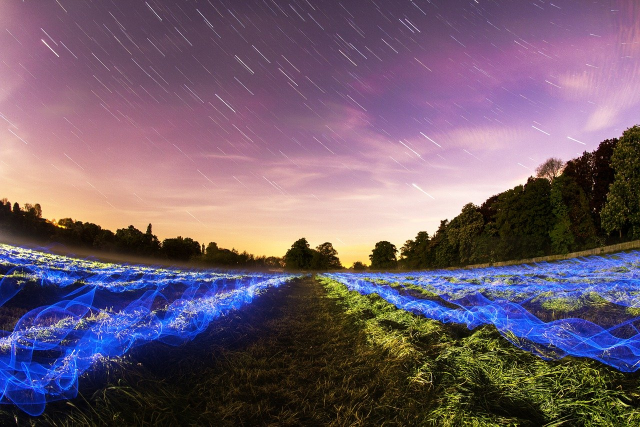
%> input picture Im1.bmp, 1280 x 853 px (shown at 1/2 size)
$ octave main.m   (GNU Octave 9; MATLAB toolbox functions it lacks are replaced by stand-ins)
%> lines starting %> are read from the running program, lines starting %| are printed output that depends on the picture
%% Main

for k=1:1
    figure(WindowState="maximized",Name=("Image "+ k));
    m=1;

    tempIm=imread("Im"+ k +".bmp");
%> tempIm is the input picture: size 853x1280x3 uint8; mean R, G, B 111.9, 92.8, 110.1

    subplot(2,2,1.5)
    imshow(tempIm)
    title("Image "+ k +" (Size = " + numel(tempIm)/1000 +" KB)")

    subplot(2,2,3)
    imshow(rgb2gray(tempIm))
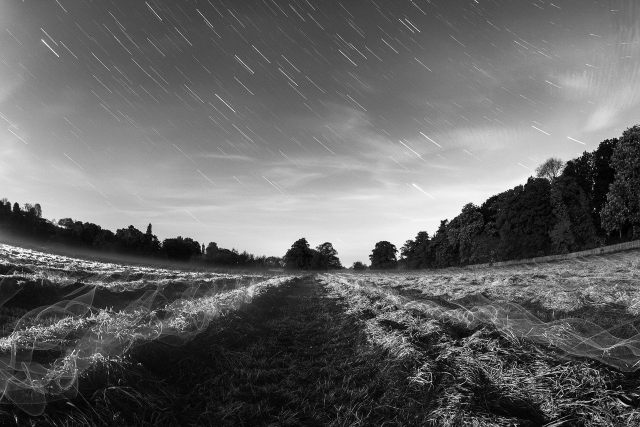
%> displayed picture: size 853x1280, on the screen's scale of 0 to 255 (shown at 1/2 size); min 0, max 255, mean 100.5
    title("Gray Scale")

    subplot(2,2,4)
    imshow(uint8(double(tempIm(:,:,1))/3+double(tempIm(:,:,2))/3+double(tempIm(:,:,3)/3)))
    title("Avrage Of RGB Channels")

    figure(WindowState="maximized",Name=("Image "+ k));

    for l=[80 50 35 15]
%> the run ends on the next line
        jp=bmp2jpeg(tempIm,l);
% [17 lines not run here, left out]
function result=downSample2dRate2x2(input) % Function #1
result=downsample(input,2); % First Dim.
result=(downsample(result',2))'; %2nd Dim.
end


% [13 lines left out: function upSample2dRate2x2, not called in this run]


% Divide Photo Into 8x8 Matrix

% [6 lines left out: function nxmCrop, not called in this run]

function result = nxmPartNum(inputSize,n,m) % Function #4
result=ceil(inputSize(1)/n)*ceil(inputSize(2)/m);
end

% [6 lines left out: function nxmCropIndex, not called in this run]

function result= to8x8(input)   % Function #6
x=16;
m=size(input,1);    n=size(input,2);
a=rem((x-rem(m,x)),x);    b=rem((x-rem(n,x)),x);
result=input;
result(m+1:m+a,:,:)=0;
result(:,n+1:n+b,:)=0;
end


% Quantize and Inverse

% [69 lines left out: functions quantizeC, iQuantizeC, quantizeY, iQuantizeY, not called in this run]


% ZigZag Scanning And Inverse

% [110 lines left out: functions zigZagScan, iZigZagScan, not called in this run]


% Run-length encoding And Decoding
% [38 lines left out: functions rle, rld, not called in this run]


% Main Functions


function result= bmp2jpeg(input,quality)    % Function #15
im1=to8x8(input);
im1ycc=rgb2ycbcr(im1);
im1yccd=double(im1ycc)-128;

im1cbDS=downSample2dRate2x2(im1yccd(:,:,2));
im1crDS=downSample2dRate2x2(im1yccd(:,:,3));

partNum=nxmPartNum(size(im1cbDS),8,8);
cr=zeros(1,partNum*64);
cb=zeros(1,partNum*64);

for k=1:partNum
    tempcb=zigZagScan(quantizeC(dct(nxmCrop(im1cbDS,k,8,8)) , quality));
    tempcr=zigZagScan(quantizeC(dct(nxmCrop(im1crDS,k,8,8)) , quality));

    cb(1+64*(k-1):64*k)= tempcb;
    cr(1+64*(k-1):64*k) = tempcr;
end


im1y=im1yccd(:,:,1);
partNum=nxmPartNum(size(im1y),8,8);
y=zeros(1,partNum*64);

for k=1:partNum
    tempy=zigZagScan(quantizeY(dct(nxmCrop(im1y,k,8,8)) , quality));

    y(1+64*(k-1):64*k)=tempy;
end

base=2048;
m=size(input,1);    n=size(input,2);
m1=floor(m/base);    m2=rem(m,base);  n1=floor(n/base);    n2=rem(n,base);

result=[quality m1 m2 n1 n2 y cb cr];
result=int16(rle(result));
end
